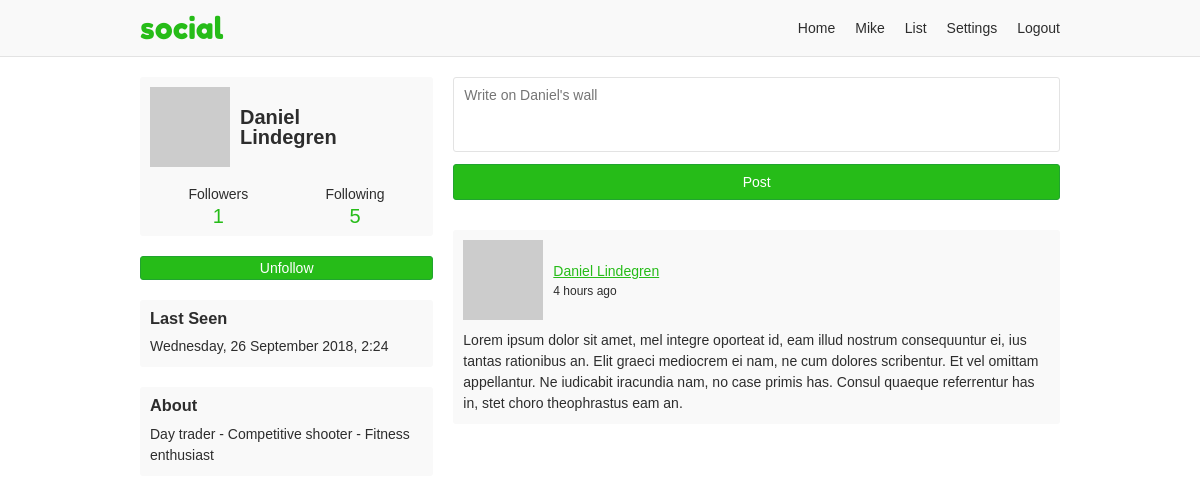
/onosendi (signed in), run on an earlier commit of the app's database.
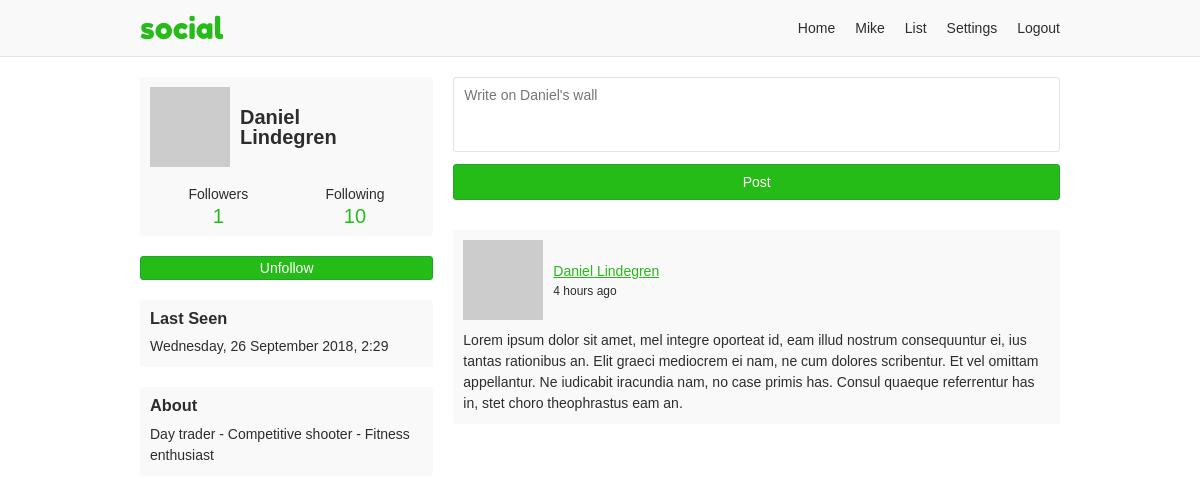
And on a later commit of the database.
### app/users/models/user.py (models this page shows, shortened)
class User(UserMixin, db.Model, BaseModel):
    username = db.Column(db.String(35), nullable=False, unique=True)
    email = db.Column(db.String(255), nullable=False, unique=True)
    password = db.Column(db.String(128), nullable=False)
    first_name = db.Column(db.String(35), nullable=False)
    last_name = db.Column(db.String(35), nullable=False)
    about_me = db.Column(db.Text)
    last_seen = db.Column(db.DateTime, default=datetime.utcnow)
    posts_per_page = db.Column(db.Integer, default=10, nullable=False)
    full_name = column_property(first_name + " " + last_name)
    followed = db.relationship(
        'User',
        secondary=followers,
        primaryjoin='followers.c.follower_id == User.id',
        secondaryjoin='followers.c.followed_id == User.id',
        backref=db.backref('followers', lazy='dynamic'),
        lazy='dynamic')
    post_author = db.relationship(
        'Post',
        foreign_keys='Post.author_id',
        backref='author', lazy='dynamic')
    post_recipient = db.relationship(
        'Post',
        foreign_keys='Post.recipient_id',
        backref='recipient', lazy='dynamic')
    def is_following(self, user):
        return self.followed.filter(
            followers.c.followed_id == user.id).count() > 0
    @property
    def get_followers(self):
        return self.followers.filter_by(active=True)
    @property
    def get_followed(self):
        return self.followed.filter_by(active=True)
    def avatar(self, size):
        digest = md5(self.email.lower().encode('utf-8')).hexdigest()
        return 'https://www.gravatar.com/avatar/{}?d=monsterid&s={}'.format(
            digest, size)

### app/users/views.py (the view)
@users.route('/<username>', methods=['GET', 'POST'])
@login_required
def profile(username):
    user = User.query.filter_by(username=username, active=True).first_or_404()
    form = PostForm()
    if form.validate_on_submit():
        post = Post(body=form.body.data, author=current_user,
                    recipient=user)
        post.commit()
        flash('Your post is now live!')
        return redirect(url_for('users.profile', username=username))
    page = request.args.get('page', 1, type=int)
    posts = user.post_recipient.filter(Post.active == 1).\
        order_by(Post.created.desc()).paginate(
            page, current_user.posts_per_page, False)
    return render_template('users/profile.html', user=user, posts=posts,
                           form=form)

### app/users/forms.py
class PostForm(FlaskForm):
    body = TextAreaField('Say something', validators=[DataRequired()])
    submit = SubmitField('Post')

### app/models.py (called while the page is built)
    def commit(self):
        try:
            db.session.add(self)
            db.session.commit()
            return self
        except Exception as E:
            db.session.rollback()
            raise E

### app/users/models/user.py (called while the page is built)
@login.user_loader
def load_user(id):
    return User.query.get(int(id))

### app/users/views.py (called while the page is built)
@users.before_request
def before_request():
    if current_user.is_authenticated:
        current_user.last_seen = datetime.utcnow()
        current_user.commit()

### app/templates/users/profile.html (shortened to what this page needs)
{% extends "/base.html" %}
{% block content %}
<div class="grid-container">
  {% include "/users/_profile-info.html" %}
  <main class="profile-content">
    {% if current_user != user %}
    <form method="post" novalidate>
      {{ form.body(placeholder="Write on {}'s wall".format(user.first_name)) }}
      {{ form.submit }}
    </form>
    {% endif %}
    {% if posts.pages > 1 %}
      {% from "/_macros.html" import render_pagination %}
    {% endif %}
    {% if posts.items %}
      {% for post in posts.items %}
      {% include "/users/_post.html" %}
      {% endfor %}
    {% endif %}
    {% if posts.pages > 1 %}
      {% from "/_macros.html" import render_pagination %}
    {% endif %}
  </main>
</div>
{% endblock %}

### app/templates/users/_profile-info.html
<aside class="profile-aside">
  <div class="profile-info-container">
    <a class="profile-info" href="{{ url_for('users.profile', username=user.username) }}">
      <img src="{{ user.avatar(60) }}">
      <h2>{{ user.first_name }}<br>{{ user.last_name }}</h1>
    </a>
    <div class="user-numbers user-numbers-profile">
      <a href="{{ url_for('users.followers', username=user.username) }}">
        Followers <span>{{ user.get_followers.count() }}</span>
      </a>
      <a href="{{ url_for('users.following', username=user.username) }}">
        Following <span>{{ user.get_followed.count() }}</span>
      </a>
    </div>
  </div>
  {% if current_user != user %}
    {% if current_user.is_following(user) %}
    <a class="profile-follow button" href="{{ url_for('users.user_action', username=user.username, action='unfollow') }}">
      Unfollow
    </a>
    {% else %}
    <a class="profile-follow button" href="{{ url_for('users.user_action', username=user.username, action='follow') }}">
      Follow
    </a>
    {% endif %}
  {% endif %}
  {% if user.last_seen and not current_user == user %}
  <div class="last-seen-container">
    <h3>Last Seen</h3>
    <p>{{ moment(user.last_seen).format('dddd, D MMMM YYYY, H:mm') }}</p>
  </div>
  {% endif %}
  {% if user.about_me %}
  <div class="about-container">
    <h3>About</h3>
    <p>{{ user.about_me }}</p>
  </div>
  {% endif %}
</aside>

What changed in the data, as far as the page shows it:
changed User "Daniel": last_seen "Wednesday, 26 September 2018, 2:24" → "Wednesday, 26 September 2018, 2:29"
Also different on the page:
{{ user.get_followed.count() }}: "5" → "10"
